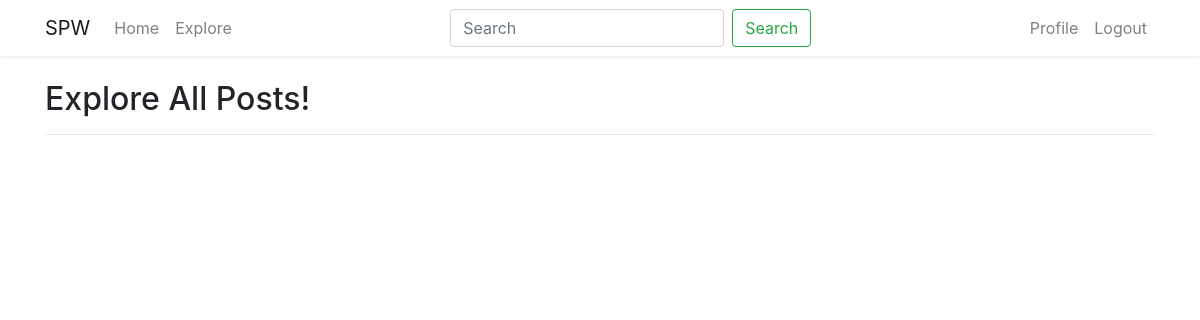
The page /explore (signed in) on the database as committed earlier.
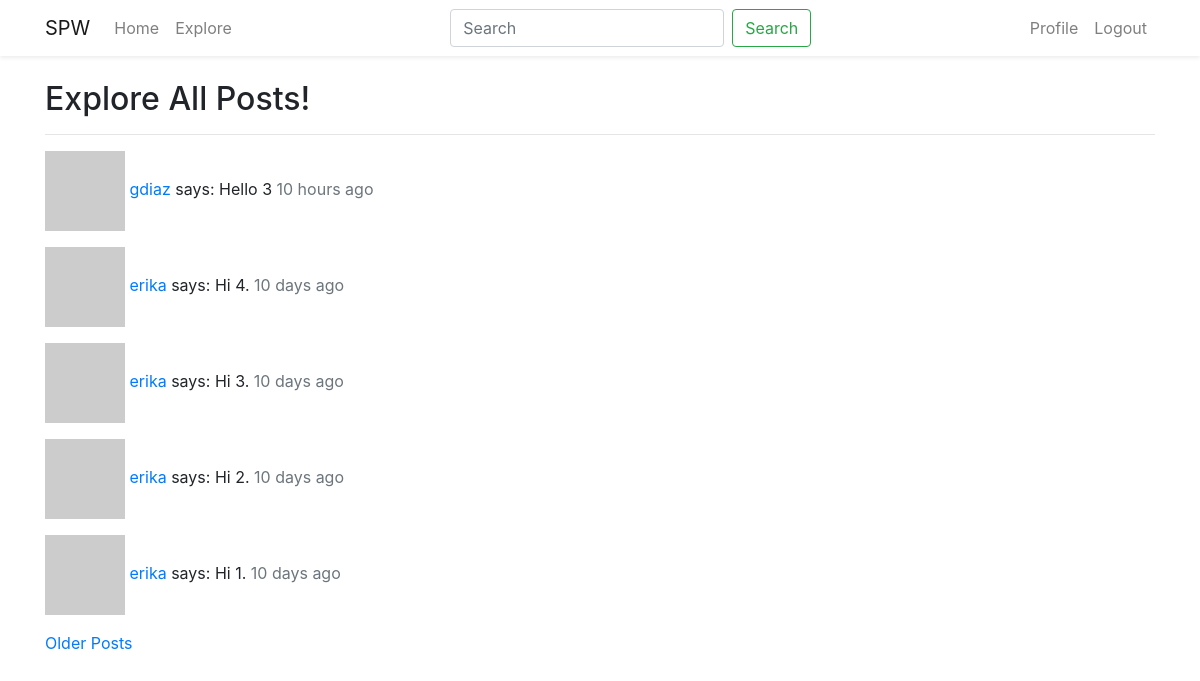
The same page on the database as committed later.
### src/models.py (models this page shows, shortened)
class Post(db.Model):
    id = db.Column(db.Integer, primary_key=True)
    body = db.Column(db.String(140))
    timestamp = db.Column(db.DateTime, index=True, default=datetime.utcnow)
    user_id = db.Column(db.Integer, db.ForeignKey('user.id'))

class User(UserMixin, db.Model):
    id = db.Column(db.Integer, primary_key=True)
    username = db.Column(db.String(64), index=True, unique=True)
    email = db.Column(db.String(128), index=True, unique=True)
    password_hash = db.Column(db.String(128))
    posts = db.relationship('Post', backref='author', lazy='dynamic')
    about_me = db.Column(db.String(140))
    last_seen = db.Column(db.DateTime, default=datetime.utcnow)
    following = db.relationship(
        'User', secondary=followers,
        primaryjoin=(followers.c.follower_id == id),
        secondaryjoin=(followers.c.following_id == id),
        backref=db.backref('followers', lazy='dynamic'),
        lazy='dynamic',
    )
    def avatar(self, size):
        digest = md5(self.email.lower().encode('utf-8')).hexdigest()
        return f"https://www.gravatar.com/avatar/{digest}?d=robohash&s={size}"

### src/routes.py (the view)
@app.route('/explore')
@login_required
def explore():
    page = request.args.get(key='page', default=1, type=int)
    posts = Post.query.order_by(Post.timestamp.desc()).paginate(
        page=page,
        per_page=app.config['POST_PER_PAGE'],
        error_out=False,
    )
    next_page = url_for('explore', page=posts.next_num) if posts.has_next else None
    prev_page = url_for('explore', page=posts.prev_num) if posts.has_prev else None
    return render_template('index.html', title='Explore', posts=posts.items, next_page=next_page, prev_page=prev_page)

### src/models.py (called while the page is built)
@login.user_loader
def load_user(idx):
    return User.query.get(int(idx))

### src/routes.py (called while the page is built)
@app.before_request
def before_request():
    if current_user.is_authenticated:
        current_user.last_seen = datetime.utcnow()
        db.session.commit()

### src/templates/index.html (shortened to what this page needs)
{% extends "base.html" %}
{% block content %}
    {% if title == 'Explore' %}
        <h2> Explore All Posts! </h2>
    {% else %}
        <h2> Hi, welcome back {{ current_user.username }}! </h2>
    {% endif %}
    <hr>
    {% for post in posts %}
        {% include "includes/_post.html" %}
    {% endfor %}
    {% if next_page %}
        <a href="{{ next_page }}">Older Posts</a>
    {% endif %}
{% endblock %}

### src/templates/includes/_post.html
<p>
    <img src="{{ post.author.avatar(36) }}" alt="Profile Image">
    <a href="{{ url_for('user', username=post.author.username) }}">
        {{ post.author.username }}
    </a>
    says: {{ post.body }} <span class="text-muted">{{ moment(post.timestamp).fromNow() }}</span>
</p>

Rows that differ between the two databases and show on the page:
added Post: author.username "gdiaz", body "Hello 3", timestamp "10 hours ago"
added Post: author.username "erika", body "Hi 4.", timestamp "10 days ago"
added Post: author.username "erika", body "Hi 3.", timestamp "10 days ago"
added Post: author.username "erika", body "Hi 2.", timestamp "10 days ago"
added Post: author.username "erika", body "Hi 1.", timestamp "10 days ago"
Other text that changed with them:
text now shown: "Older Posts"
